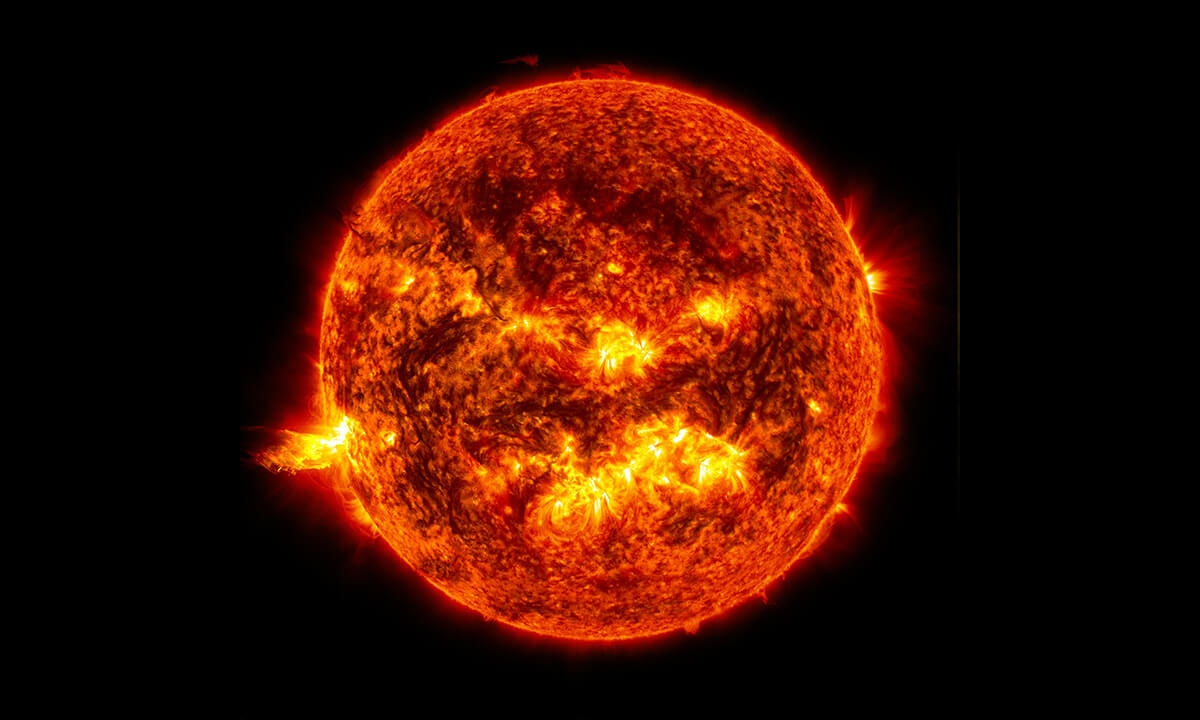
#> input picture module_1/lesson_1/new_image.jpg, 1200 x 720 px
$ python flipping.py --image ../lesson_1/new_image.jpg
#> lines starting #> are read from the running program, lines starting #| are printed output that depends on the picture
"""
_summary_

This script shows how to flip an image. Flipping an image is essentially rotating it around an axes. Horizantal flipping is around Y-axis and Vertical flipping is around X-axis.
If you want to flip it both vertically and horizontally then you can do that too.

"""

__maintainer__ = "Nikunj Lad"

# importing relevant libraries
import cv2, argparse, sys

# parsing command line arguments
ap = argparse.ArgumentParser()
ap.add_argument("-i", "--image", required=True, help="Input image to perform flipping operation")
args = vars(ap.parse_args())

# read the input image
image = cv2.imread(args["image"])
#> image is the input picture: shape (720, 1200, 3); mean B, G, R 2.6, 17.1, 61.1
cv2.imshow("Original Image", image)

# Flip an image horizontally
flipped = cv2.flip(image, 1)
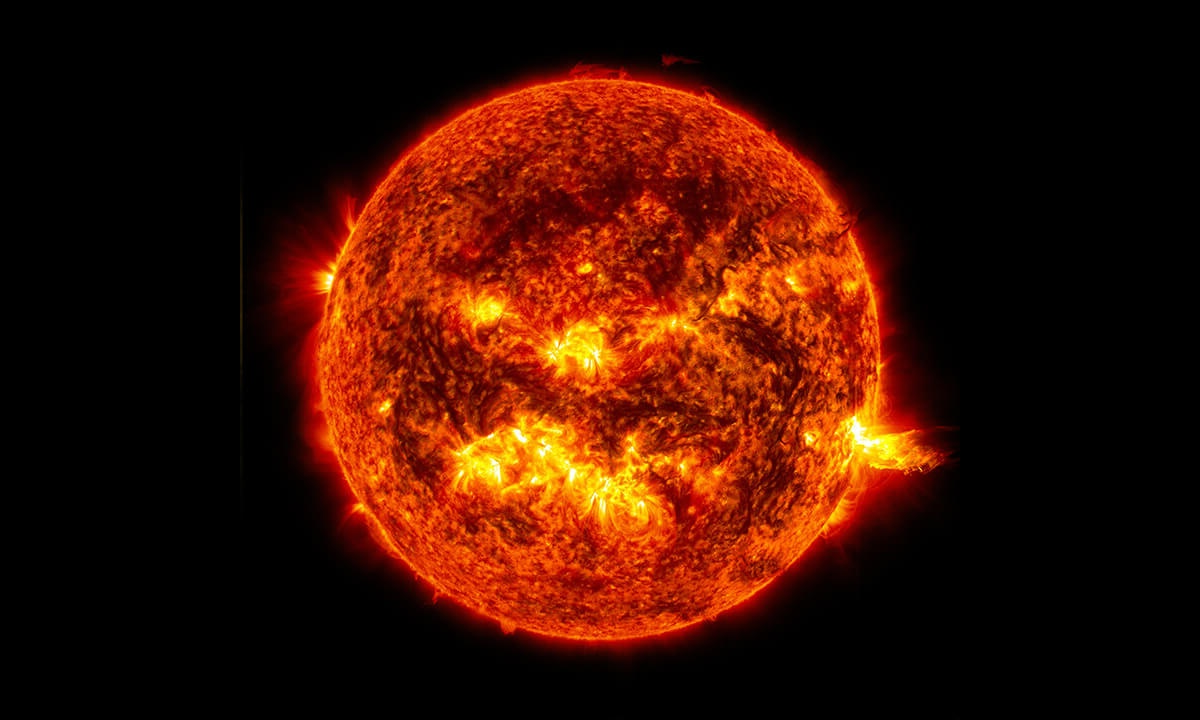
#> flipped: shape (720, 1200, 3); mean B, G, R 2.6, 17.1, 61.1
cv2.imshow("Image flipped Horizontally", flipped)

# Flip an image vertically
flipped = cv2.flip(image, 0)
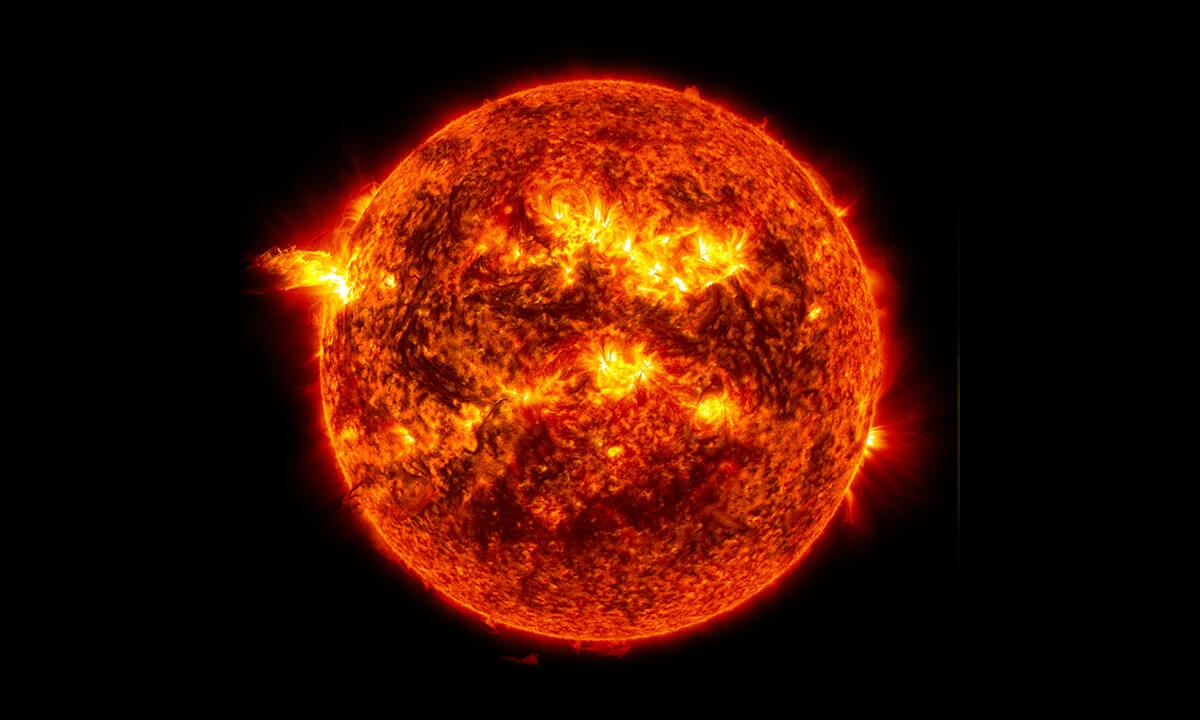
#> flipped: shape (720, 1200, 3); mean B, G, R 2.6, 17.1, 61.1
cv2.imshow("Image flipped vertically", flipped)

# Flip image both horizontally and vertically
flipped = cv2.flip(image, -1)
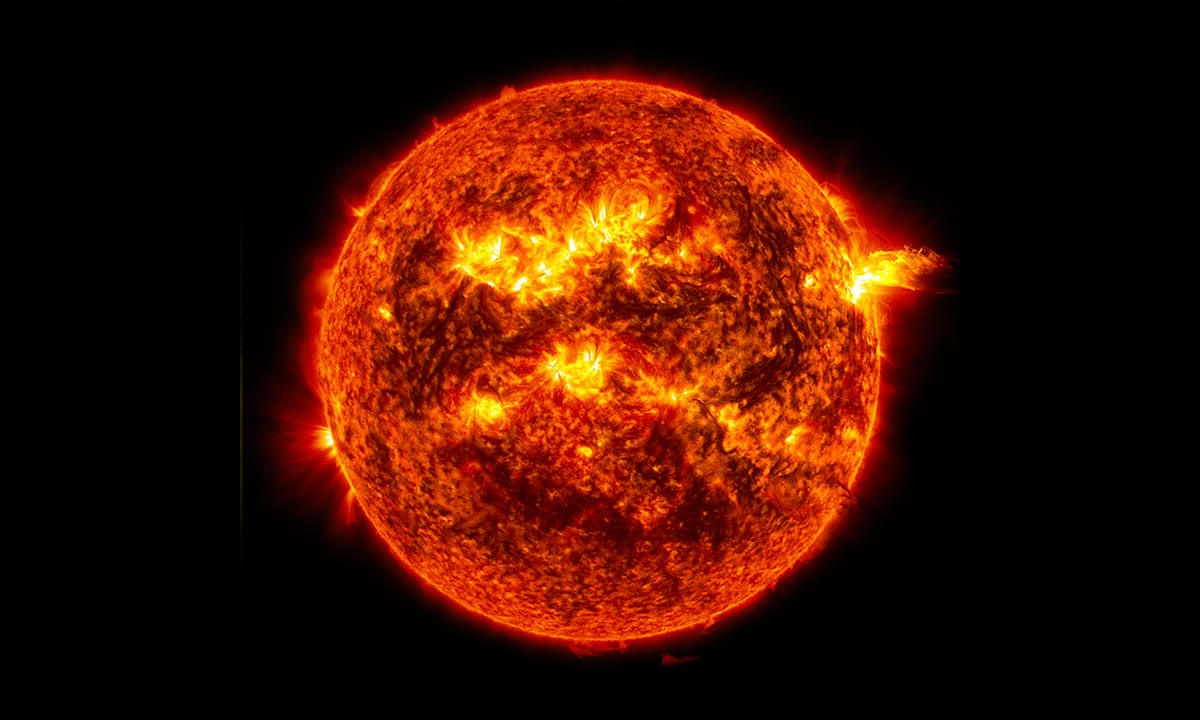
#> flipped: shape (720, 1200, 3); mean B, G, R 2.6, 17.1, 61.1
cv2.imshow("Image flipped both ways", flipped)

cv2.waitKey(0)
cv2.destroyAllWindows()

sys.exit()
#> (the program exits here)

$ run again, on module_1/lesson_1/sunset.jpg
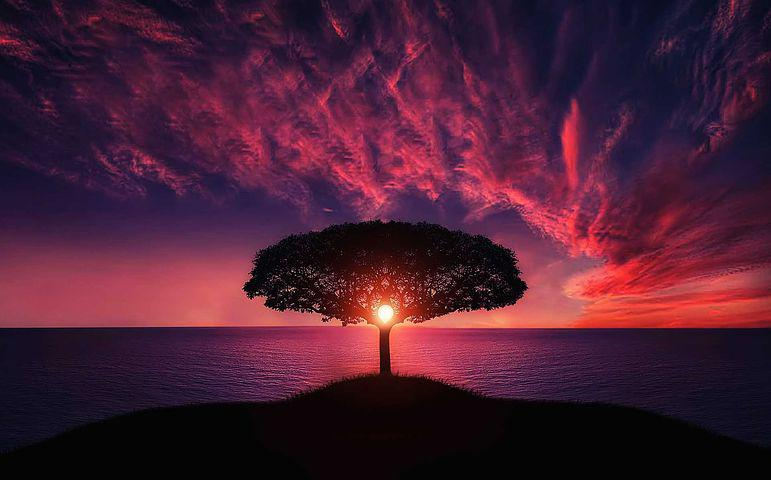
#> input picture module_1/lesson_1/sunset.jpg, 771 x 480 px
#> image is the input picture: shape (480, 771, 3); mean B, G, R 51.4, 30.4, 73.7
#> `flipped = cv2.flip(image, 0)`:
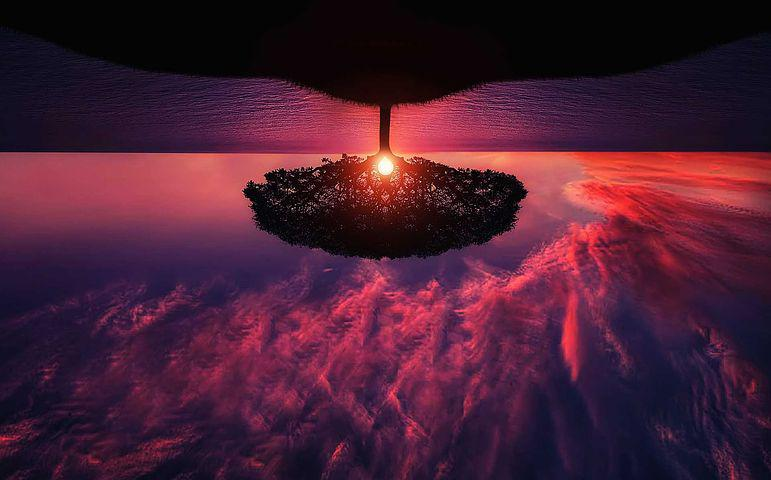
#> flipped: shape (480, 771, 3); mean B, G, R 51.4, 30.4, 73.7
#> `flipped = cv2.flip(image, -1)`:
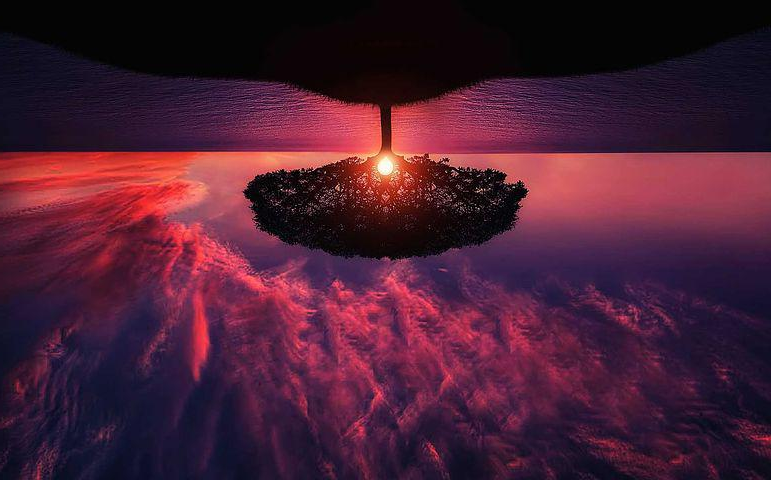
#> flipped: shape (480, 771, 3); mean B, G, R 51.4, 30.4, 73.7
